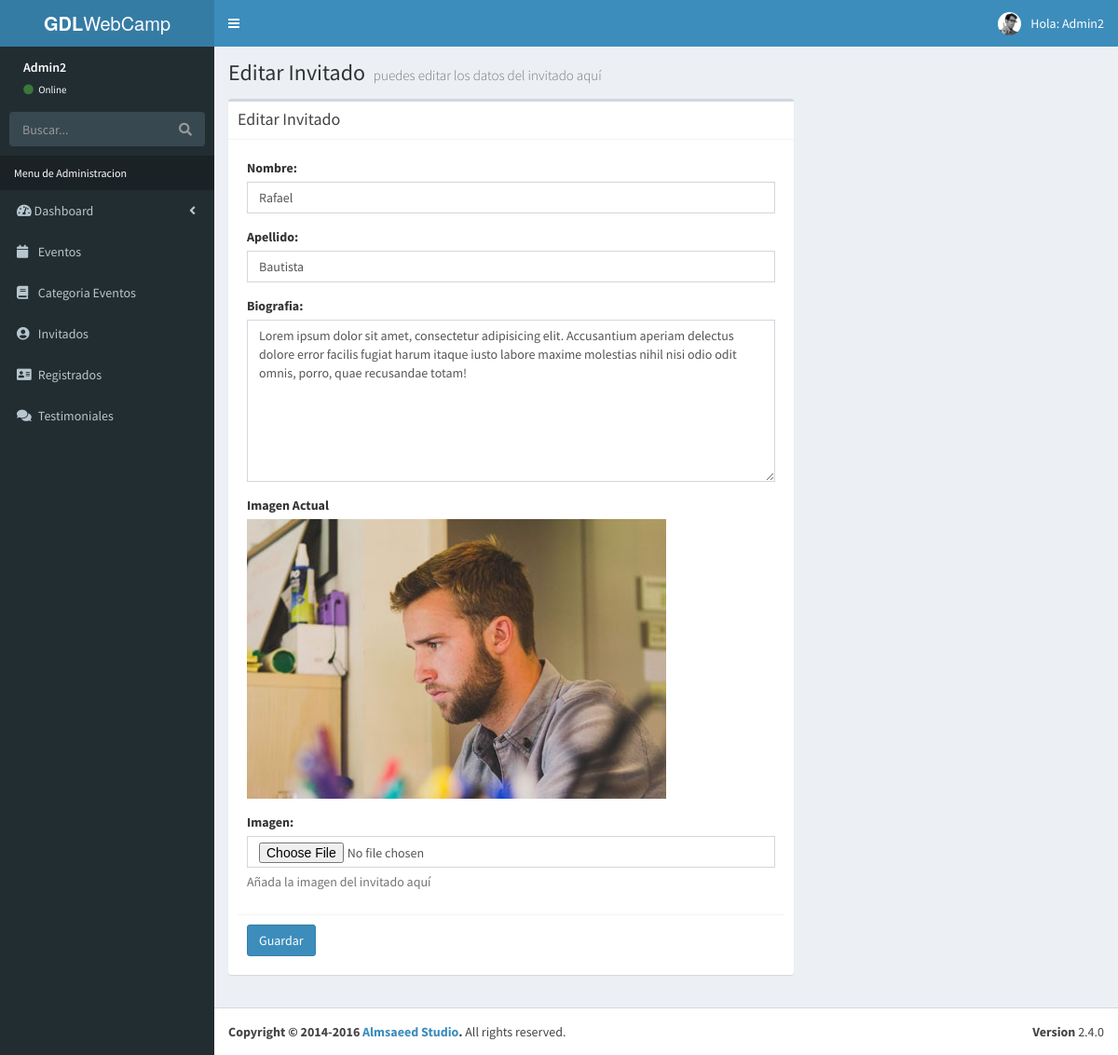
Screenshot of /admin/editar-invitado.php?id=1 (signed in) with the database file from the repository.
### tables this page shows
CREATE TABLE `invitados` (
  `invitado_id` tinyint(4) NOT NULL,
  `nombre_invitado` varchar(30) NOT NULL,
  `apellido_invitado` varchar(30) NOT NULL,
  `descripcion` text NOT NULL,
  `url` varchar(50) NOT NULL,
  `editado` datetime NOT NULL
);

### admin/editar-invitado.php (the view, shortened to what this page needs)
<?php include_once 'funciones/sesiones.php';
      include_once 'funciones/funciones.php';
      $id=$_GET['id'];
      include_once 'templates/header.php';
      include_once 'templates/barra.php';
      include_once 'templates/navegacion.php';
?>
  <div class="content-wrapper">
    <section class="content-header">
      <h1>
        Editar Invitado
        <small>puedes editar los datos del invitado aquí</small>
      </h1>
    </section>
    <div class="row">
      <div class="col-md-8">
        <section class="content">
          <div class="box">
            <div class="box-header with-border">
              <h3 class="box-title">Editar Invitado</h3>
            </div>
            <div class="box-body">
              <?php
                  $sql="SELECT * from invitados where `invitado_id`=$id";
                  $resultado=$conn->query($sql);
                  $invitado=$resultado->fetch_assoc();
               ?>
                <form role="form" name="guardar-registro" id="guardar-registro-archivo" method="post" action="modelo-invitado.php" enctype="multipart/form-data">
                  <div class="box-body">
                    <div class="form-group">
                      <label for="nombre_invitado">Nombre: </label>
                        <input type="text" class="form-control" id="nombre_invitado" name="nombre_invitado" placeholder="Nombre " value="<?php echo $invitado['nombre_invitado'] ?>">
                      </div>
                      <div class="form-group">
                        <label for="apellido_invitado">Apellido: </label>
                        <input type="text" class="form-control" id="apellido_invitado" name="apellido_invitado" placeholder="Apellido " value="<?php echo $invitado['apellido_invitado'] ?>">
                      </div>
                      <div class="form-group">
                        <label for="biografia_invitado">Biografia: </label>
                      <textarea class="form-control" rows="8" id="biografia_invitado" name="biografia_invitado" placeholder="Biografia"><?php echo $invitado['descripcion'] ?></textarea>
                      </div>
                      <div class="form-group">
                        <label for="imagen_actual">Imagen Actual</label>
                        <br>
                        <img src="../img/invitados/<?php echo $invitado['url'] ?>">
                      </div>
                      <div class="form-group">
                        <label for="imagen_invitado" width="200">Imagen: </label>
                        <input class="form-control" type="file" id="imagen_invitado" name="archivo_imagen">
                        <p class="help-block">Añada la imagen del invitado aquí</p>
                      </div>
                  </div>
                  <div class="box-footer">
                    <button type="submit" class="btn btn-primary" name="agregar-invitado">Guardar</button>
                  </div>
                </form>
            </div>
          </div>
        </section>
      </div>
    </div>
  </div>
<?php include_once 'templates/footer.php'; ?>

### rows the page displays
invitados: nombre_invitado "Rafael", apellido_invitado "Bautista", biografia_invitado "Lorem ipsum dolor sit amet, consectetur adipisicing elit. Accusantium aperiam delectus dolore error facilis fugiat harum itaque iusto labore maxime molestias nihil nisi odio odit omnis, porro, quae recusandae totam!", url (picture)

### other values shown
$_SESSION['nombre'] "Admin2"
